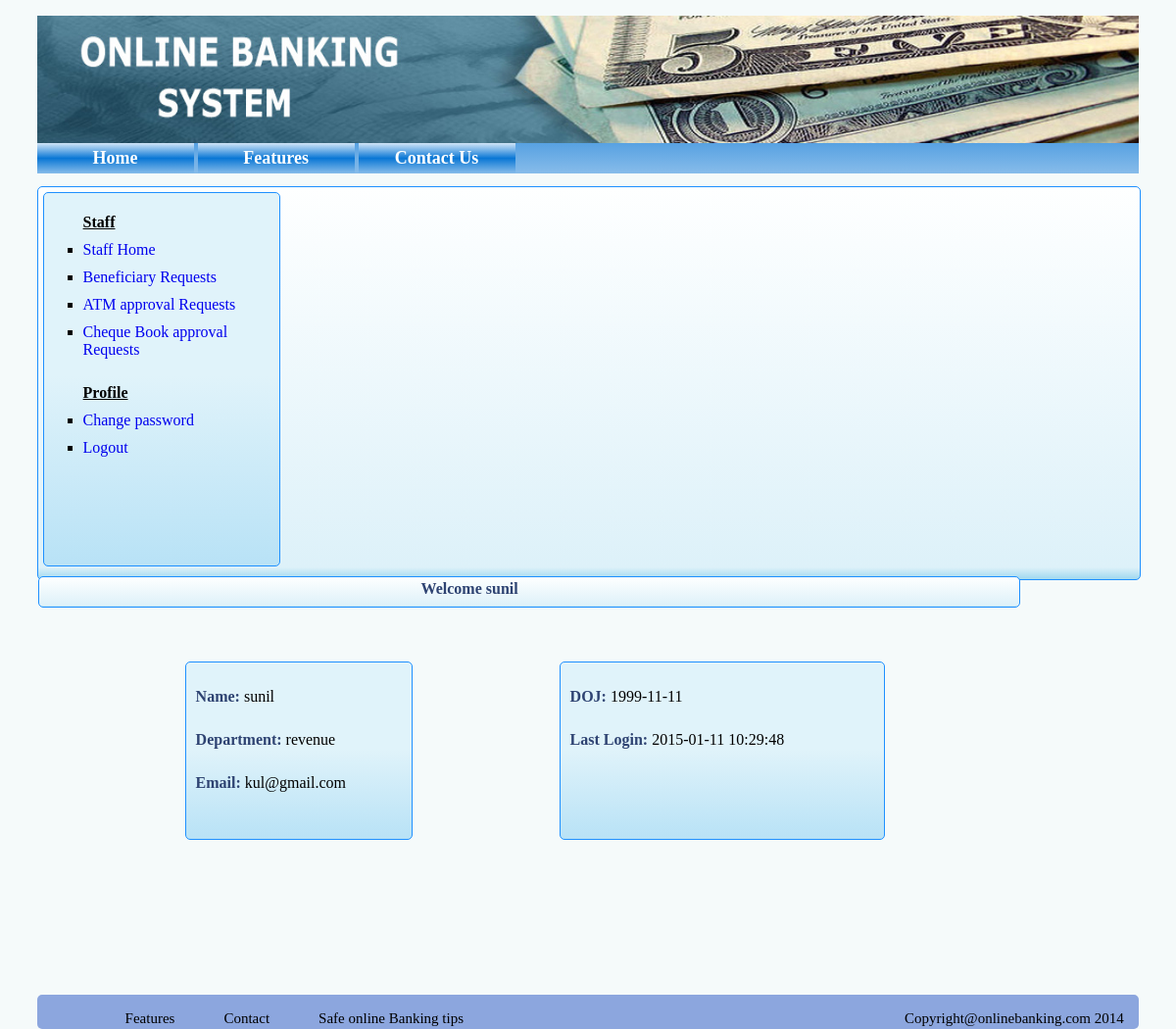
The page /staff_homepage.php (signed in) on the database its author committed.
### tables this page shows
CREATE TABLE IF NOT EXISTS `staff` (
`id` int(5) NOT NULL,
  `name` varchar(255) NOT NULL,
  `dob` date NOT NULL,
  `relationship` varchar(255) NOT NULL,
  `department` varchar(255) NOT NULL,
  `doj` date NOT NULL,
  `address` varchar(255) NOT NULL,
  `mobile` varchar(11) NOT NULL,
  `email` varchar(255) NOT NULL,
  `pwd` varchar(32) NOT NULL,
  `gender` char(1) NOT NULL,
  `lastlogin` datetime NOT NULL
);

### staff_homepage.php (the view, shortened to what this page needs)
 <?php
                $staff_id=$_SESSION['staff_id'];
                include '_inc/dbconn.php';
                $sql="SELECT * FROM staff WHERE email='$staff_id'";
                $result=  mysqli_query($conn,$sql) or die(mysqli_error($conn));
                $rws=  mysqli_fetch_array($result);
                $name=$rws[1];
                $department=$rws[4];
                $doj=$rws[5];
                $email=$rws[8];
                $last_login=$rws[11];
                ?>
<!DOCTYPE html>
<html>
    <head>
        <link rel="stylesheet" href="newcss.css">
    </head>
        <?php include 'header.php' ?>
        <div class="displaystaff_content">
           <?php include 'staff_navbar.php'?>
            <div class="customer_top_nav">
             <div class="text">Welcome <?php echo $_SESSION['name1']?></div>
            </div>
            <div class="customer_body">
             <div class="content1">
                <p><span class="heading">Name: </span><?php echo $name;?></p>
            <p><span class="heading">Department: </span><?php echo $department;?></p>
            <p><span class="heading">Email: </span><?php echo $email;?></p>
            </div>
             <div class="content2">
            <p><span class="heading">DOJ: </span><?php echo $doj;?></p>
            <p><span class="heading">Last Login: </span><?php echo $last_login;?></p>
            </div>
            </div>
        </div>
    <?php include 'footer.php';?>

### newcss.css (style rules this page uses)
body { background-color:#F9F6F4; background-color:#F5FAFA; font-family:verdana; }
.displaystaff_content { height:400px; width:100%; border:1px solid dodgerblue; border-radius:5px; background: linear-gradient(to bottom, rgba(254,255,255,1) 0%,rgba(221,241,249,1) 97%,rgba(160,216,239,1) 100%); }
.customer_top_nav { height:30px; width:1000px; float:left; margin-top:5px; border:1px solid dodgerblue; border-radius:5px; background: linear-gradient(to bottom, rgba(254,255,255,1) 0%,rgba(221,241,249,1) 97%,rgba(160,216,239,1) 100%); }
.customer_top_nav .text { margin-left:39%; margin-top:3px; font-weight:bold; color:#2E4372; }
.customer_body { height:95%; width:1000px; float:left; margin-top:5px; border-radius:5px; }
.customer_body p { text-align:left; margin-left:10px; }
.customer_body .heading { font-weight:bold; color:#2E4372; }
.heading { font-weight:bold; color:#2E4372; }
.content1 { margin-left:15%; margin-top:5%; float:left; height:180px; width:230px; border:1px solid dodgerblue; border-radius:5px; background: linear-gradient(to bottom, rgba(224,243,250,1) 49%,rgba(184,226,246,1) 100%,rgba(182,223,253,1) 100%); }
.content2 { margin-left:15%; margin-top:5%; float:left; height:180px; width:330px; border:1px solid dodgerblue; border-radius:5px; background: linear-gradient(to bottom, rgba(224,243,250,1) 49%,rgba(184,226,246,1) 100%,rgba(182,223,253,1) 100%); }
.content1 p { padding-top:10px; }
.content2 p { padding-top:10px; }

### rows shown on the page
staff: name "sunil", department "revenue", email "kul@gmail.com", doj "1999-11-11", lastlogin "2015-01-11 10:29:48"

### other values the page prints
$_SESSION['name1'] "sunil"
